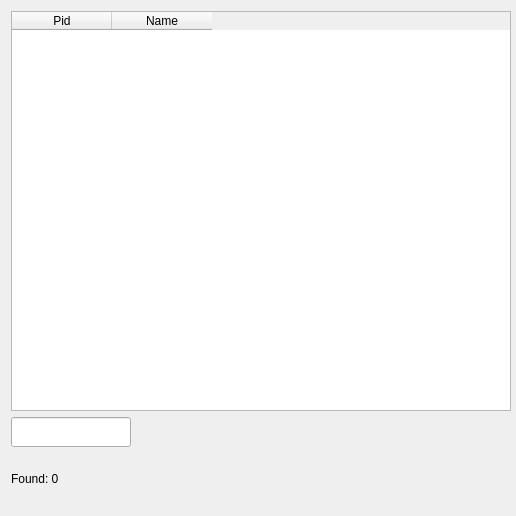
<?xml version="1.0" encoding="UTF-8"?>
<ui version="4.0">
 <class>PsWindow</class>
 <widget class="QDialog" name="PsWindow">
  <property name="geometry">
   <rect>
    <x>0</x>
    <y>0</y>
    <width>516</width>
    <height>516</height>
   </rect>
  </property>
  <property name="minimumSize">
   <size>
    <width>516</width>
    <height>516</height>
   </size>
  </property>
  <property name="maximumSize">
   <size>
    <width>516</width>
    <height>516</height>
   </size>
  </property>
  <property name="windowTitle">
   <string>List Process</string>
  </property>
  <layout class="QHBoxLayout" name="horizontalLayout">
   <item>
    <layout class="QGridLayout" name="gridLayout">
     <item row="2" column="0" alignment="Qt::AlignTop">
      <widget class="QTableWidget" name="pidTable">
       <property name="minimumSize">
        <size>
         <width>500</width>
         <height>400</height>
        </size>
       </property>
       <property name="maximumSize">
        <size>
         <width>1000</width>
         <height>1000</height>
        </size>
       </property>
       <property name="cursor" stdset="0">
        <cursorShape>ArrowCursor</cursorShape>
       </property>
       <property name="textElideMode">
        <enum>Qt::ElideMiddle</enum>
       </property>
       <property name="gridStyle">
        <enum>Qt::DotLine</enum>
       </property>
       <property name="sortingEnabled">
        <bool>true</bool>
       </property>
       <property name="wordWrap">
        <bool>true</bool>
       </property>
       <attribute name="verticalHeaderShowSortIndicator" stdset="0">
        <bool>false</bool>
       </attribute>
       <column>
        <property name="text">
         <string>Pid</string>
        </property>
       </column>
       <column>
        <property name="text">
         <string>Name</string>
        </property>
        <property name="toolTip">
         <string/>
        </property>
        <property name="whatsThis">
         <string/>
        </property>
       </column>
      </widget>
     </item>
     <item row="4" column="0">
      <layout class="QVBoxLayout" name="verticalLayout">
       <item>
        <widget class="QLineEdit" name="search">
         <property name="minimumSize">
          <size>
           <width>120</width>
           <height>30</height>
          </size>
         </property>
         <property name="maximumSize">
          <size>
           <width>120</width>
           <height>30</height>
          </size>
         </property>
         <property name="toolTip">
          <string extracomment="find"/>
         </property>
         <property name="placeholderText">
          <string notr="true"/>
         </property>
         <property name="cursorMoveStyle">
          <enum>Qt::VisualMoveStyle</enum>
         </property>
         <property name="clearButtonEnabled">
          <bool>false</bool>
         </property>
        </widget>
       </item>
       <item>
        <widget class="QLabel" name="foundLabel">
         <property name="maximumSize">
          <size>
           <width>100</width>
           <height>16777215</height>
          </size>
         </property>
         <property name="text">
          <string>Found: 0</string>
         </property>
        </widget>
       </item>
      </layout>
     </item>
    </layout>
   </item>
  </layout>
 </widget>
 <layoutdefault spacing="6" margin="11"/>
 <resources/>
 <connections/>
</ui>
